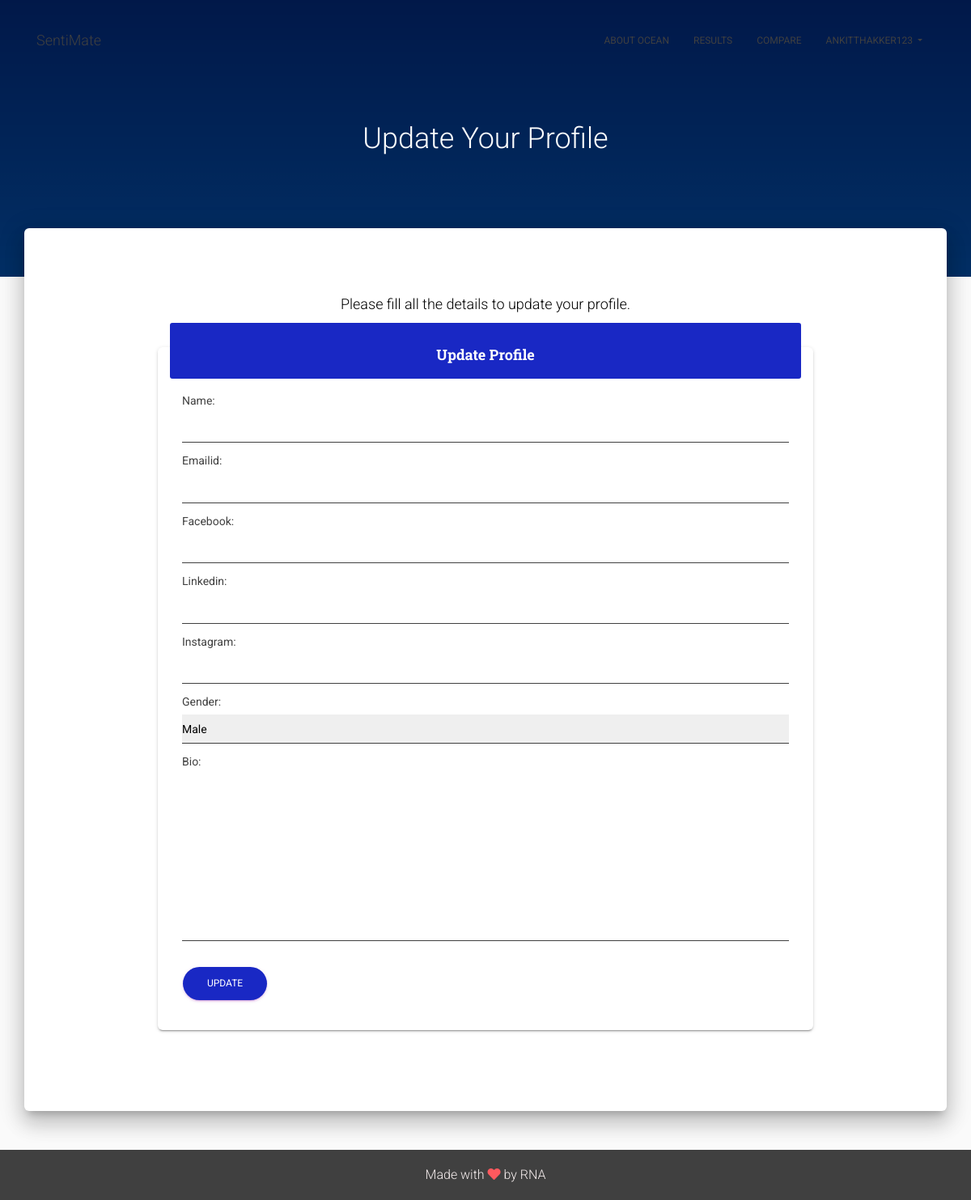
/profile (signed in), run on an earlier commit of the app's database.
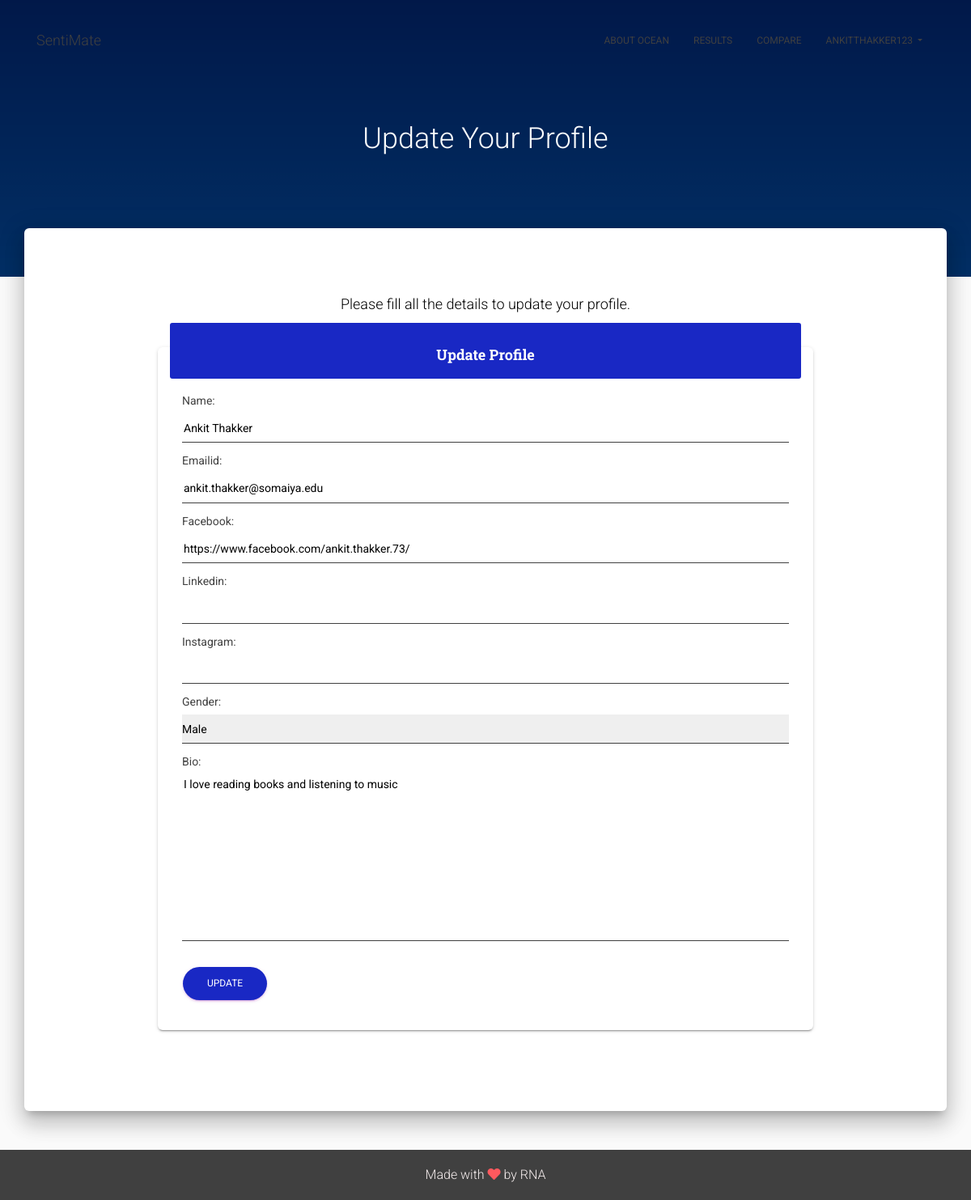
And on a later commit of the database.
### SentiMate/models.py (models this page shows, shortened)
class Profile(models.Model):
    Male = 'M'
    Female = 'F'
    RatherNotSay = 'O'
    GENDER_CHOICES = ((Male, 'Male'),(Female, 'Female'),(RatherNotSay,'Rather Not Say'),)
    user = models.OneToOneField(User,on_delete=models.CASCADE)
    name = models.CharField(max_length=50, blank=False)
    emailid = models.EmailField(blank=False)
    facebook = models.URLField(blank=True)
    linkedin = models.URLField(blank=True)
    instagram = models.URLField(blank=True)
    gender = models.CharField(max_length = 20, choices = GENDER_CHOICES, default = Male)
    bio = models.TextField(max_length=250, blank=False)

### SentiMate/views.py (the view)
# urls.py: path('profile',views.profile, name='profile'),
@login_required
def profile(request):
    user = request.user.username
    if request.method == 'POST':
        form = ProfileUpdateForm(request.POST, instance=request.user.profile)
        if form.is_valid():
            form.save()
            messages.success(request, f'Information updated successfully!')
            return redirect('tests')
    else:
        form = ProfileUpdateForm(instance=request.user.profile)
    context = {'user' : user, 'form' : form}
    return render(request, 'profile.html', context)

### SentiMate/forms.py
class ProfileUpdateForm(forms.ModelForm):
	class Meta:
		model = Profile
		fields = ['name', 'emailid', 'facebook', 'linkedin', 'instagram', 'gender', 'bio']

### SentiMate/templates/profile.html (shortened to what this page needs)
{% load static %}
<!DOCTYPE html>
<html lang="en">
<head>
  <link rel="stylesheet" href="https://maxcdn.bootstrapcdn.com/font-awesome/latest/css/font-awesome.min.css">
  <link href="https://use.fontawesome.com/releases/v5.0.6/css/all.css" rel="stylesheet">
  <link href="{% static 'css/master.css' %}" rel="stylesheet" />
  <link href="{% static 'css/material-kit.css' %}" rel="stylesheet" />
</head>
<body class="login-page sidebar-collapse">
  <nav class="navbar navbar-transparent navbar-color-on-scroll fixed-top navbar-expand-lg" color-on-scroll="100" id="sectionsNav">
    <div class="container">
      <div class="navbar-translate">
        <a class="navbar-brand" href="{% url 'home' %}">SentiMate</a>
      </div>
      <div class="collapse navbar-collapse">
        <ul class="navbar-nav ml-auto">
          <li class="nav-item">
            <a class="nav-link" href="{% url 'ocean' %}">
              About OCEAN
            </a>
          </li>
          <li class="nav-item">
            <a class="nav-link" href="">
              Results
            </a>
          </li>
          <li class="nav-item">
            <a class="nav-link" href="">
              Compare
            </a>
          </li>
          <li class="dropdown nav-item">
            <a href="#" class="dropdown-toggle nav-link" data-toggle="dropdown">
              {{ user }}
            </a>
          </li>
        </ul>
      </div>
    </div>
  </nav>
  <div class="page-header header-filter" id="bg" data-parallax="true" style="background-image: url('{% static "img/VeryBlue.jpg" %}')">
    <div class="container">
      <div class="row my-5 py-6">
        <div class="col-md-8 ml-auto mr-auto">
          <div class="brand text-center my-5 py-6">
            <p class="h2 py-5">Update Your Profile</p>
          </div>
        </div>
      </div>
    </div>
  </div>
  <div class="main main-raised mb-5">
    <div class="container">
      <div class="section text-center">
        <p class="h4">Please fill all the details to update your profile.</p>
        <div class="container">
          <div class="col-md-9 mx-auto">
            <div class="row">
              <div class="card" style="text-align:left">
                <div class="card-header card-header-blue text-center">
                  <h4 class="card-title">Update Profile</h4>
                </div>
                <div class="card-body">
                  <form method="POST">
                    <fieldset class="form-group">
                      {{ form.as_p }}
                    </fieldset>
                    <div class="form-group">
                      <button class="btn btn-primary btn-round btn-blue" type="submit">Update</button>
                    </div>
                  </form>
                </div>
              </div>
            </div>
          </div>
        </div>
      </div>
    </div>
  </div>
  <footer class="container-fluid">
    <div class="row mx-auto">
      <div class="py-1" style="color: #f5eded;"> Made with <i class="fas fa-heart" style="color: #ff595e;"></i> by RNA</div>
    </div>
  </footer>
</body>
</html>

### SentiMate/static/css/master.css (style rules this page uses)
:root { --white: #fafafa; --blue: #1928c4; --coral: #ff595e; --yellow: #ffca3a; --green: #8ac926; --voilet: #6a4c93; --dark-gray:#404040 }
#bg { height: 100%; }
body { background-color: var(--white) !important; }
label { font-size: 0.875rem !important; color: var(--dark-gray) !important; }
input, select, option, textarea { height: 36px !important; border-radius: 0; font-size: 14px !important; outline: 0; border-width: 0 0 1.5px !important; border-color: var(--dark-gray) !important; width: 100%; display: block !important; }
.nav-item { color: var(--dark-gray) !important; }
.navbar-brand { color: var(--dark-gray) !important; }
.btn-blue { background-color: var(--blue) !important; }
.card-header-blue { background: var(--blue) !important; }
footer { background-color: var(--dark-gray) !important; padding: 0; }
.helptext, li { font-family: "Roboto", "Helvetica", "Arial", sans-serif; font-size: 0.8rem; font-weight: 200; line-height: 1.5; color: #212529; text-align: left; }

What changed in the data, as far as the page shows it:
now on this page (row edited): Profile: name "Ankit Thakker", emailid "ankit.thakker@somaiya.edu", facebook "https://www.facebook.com/ankit.thakker.73/", gender "Male", bio "I love reading books and listening to music"
Also different on the page:
form field gender: "Male" → (not shown)
